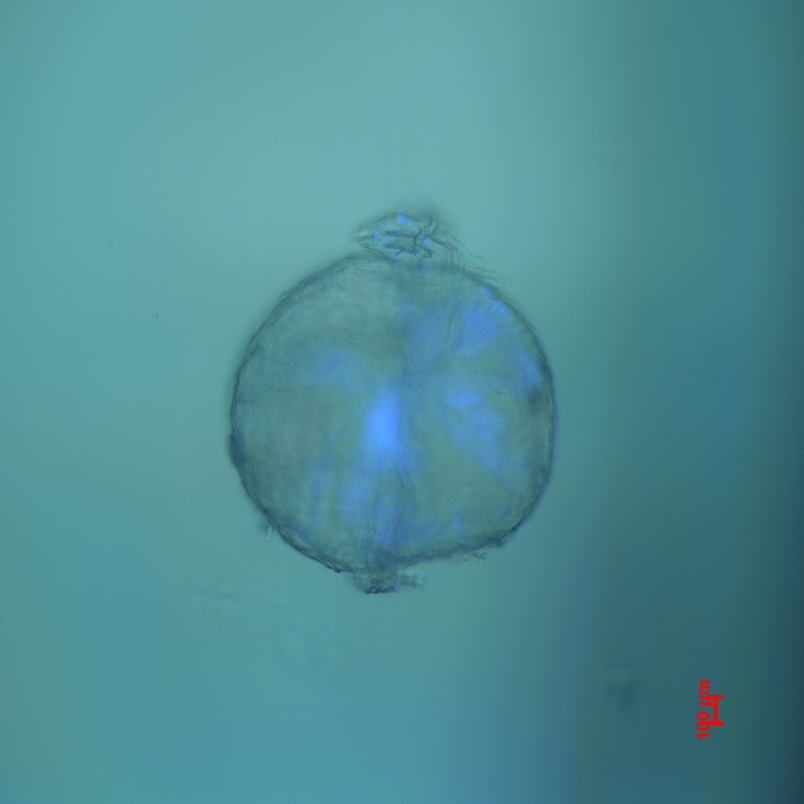
#> input picture dataset/M-DMMP- NaBF4-10-6M/M-DMMP- NaBF4-10-6M-1.jpg, 1608 x 1608 px (shown at 1/2 size); its folder holds only this picture in this run
$ python -i IRCS_cv_locator_sorted.py   (imports and definitions only)
#> lines starting #> are read from the running program, lines starting #| are printed output that depends on the picture; after the words box and inside, x2 and y2 are one past the last pixel; in counts of white or black regions, pixels touching at a corner belong together
#> in image_preprocessing, img is the input picture: shape (1608, 1608, 3); mean B, G, R 150.1, 141.5, 78.9
import math
from os import listdir
from os.path import join, isfile
import pathlib
import cv2
import logging
import sys

# 用于检测晶球位置和做对应剪裁
import numpy as np
from matplotlib import pyplot as plt

SUB_TRACK_OUTSIDE = True

def image_preprocessing():

    def find_circle_threshold_ver(image_path, TARGET_IMAGE_SIZE):
        # preprocess
        src = cv2.imread(image_path)
        # [13 lines of commented-out code are left out]
        no_background_img, img_with_bg_fill, circle_mask, bounding_rect = remove_background_and_find_radius(src)
        x, y, w, h = bounding_rect
        circle_diameter = max(w, h)
        print('circle diameter:', circle_diameter)

        gray = cv2.cvtColor(img_with_bg_fill, cv2.COLOR_BGR2GRAY)
        gaussian_blur = cv2.GaussianBlur(gray, (5, 5), 0)
        canny = cv2.Canny(gaussian_blur, 5, 15)
        canny = cv2.bitwise_and(canny, canny, mask=circle_mask)

        # use bounding box to crop the image
        offset = min(100, x, y)
        offset = offset - 100
        if SUB_TRACK_OUTSIDE:
            # offset = offset - 190
            offset = offset - 100
        cropped_img = src[y - offset:y + circle_diameter + offset, x - offset:x + circle_diameter + offset]
        cropped_canny = canny[y - offset:y + circle_diameter + offset, x - offset:x + circle_diameter + offset]
        cropped_no_bg = no_background_img[y - offset:y + circle_diameter + offset, x - offset:x + circle_diameter + offset]
        cropped_no_bg_fill = img_with_bg_fill[y - offset:y + circle_diameter + offset, x - offset:x + circle_diameter + offset]
        if SUB_TRACK_OUTSIDE:
            # future zoom in for rgb_zoom output
            offset = offset - 40
        cropped_img_future = src[y - offset:y + circle_diameter + offset, x - offset:x + circle_diameter + offset]

        # resize the image
        resized_img = cv2.resize(cropped_img, TARGET_IMAGE_SIZE)
        resized_canny = cv2.resize(cropped_canny, TARGET_IMAGE_SIZE)
        resized_no_bg = cv2.resize(cropped_no_bg, TARGET_IMAGE_SIZE)
        resized_no_bg_fill = cv2.resize(cropped_no_bg_fill, TARGET_IMAGE_SIZE)
        resized_cropped_img_future = cv2.resize(cropped_img_future, TARGET_IMAGE_SIZE)

        # generate a fix size circle mask
        circle_mask = np.zeros((TARGET_IMAGE_SIZE[1], TARGET_IMAGE_SIZE[0]), dtype='uint8')
        circle_mask = cv2.circle(circle_mask, (TARGET_IMAGE_SIZE[0] // 2, TARGET_IMAGE_SIZE[1] // 2), TARGET_IMAGE_SIZE[0] // 2, (255, 255, 255), -1)
        no_bg_fix_circle_mask = cv2.bitwise_and(resized_img, resized_img, mask=circle_mask)
        no_bg_fix_circle_mask_canny = cv2.bitwise_and(resized_canny, resized_canny, mask=circle_mask)

        # obtain hist fig
        fig = get_histogram(resized_img)
        no_bg_fig = get_histogram(no_background_img)
        no_bg_bin_fig = get_histogram_bin(no_background_img)

        no_circle_detection_original_img = src.copy()
        no_circle_detection_original_canny_img = cv2.Canny(no_circle_detection_original_img, 20, 25)

        return resized_img, resized_canny, fig, resized_no_bg, no_bg_fig, no_bg_bin_fig, resized_no_bg_fill, no_circle_detection_original_img, \
            no_circle_detection_original_canny_img, no_bg_fix_circle_mask, no_bg_fix_circle_mask_canny, resized_cropped_img_future

    # [6 lines left out: function mouse_call_back, not called in this run]

    def remove_background_and_find_radius(img, fill_with_mean_color=False):
        # preprocess
#> called with fill_with_mean_color = False
        hh, ww = img.shape[:2]
        gray = cv2.cvtColor(img, cv2.COLOR_BGR2GRAY)
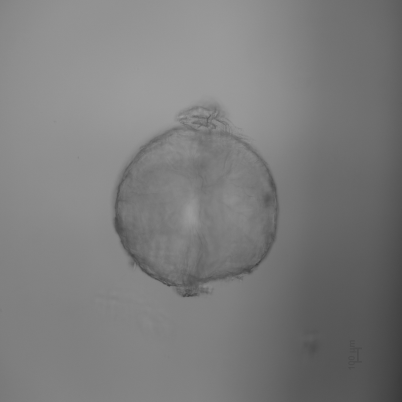
#> gray: shape (1608, 1608) (shown at 1/4 size); min 56, max 163, mean 123.8
        gaussian_blur = cv2.GaussianBlur(gray, (5, 5), 0)
        canny = cv2.Canny(gaussian_blur, 5, 15)
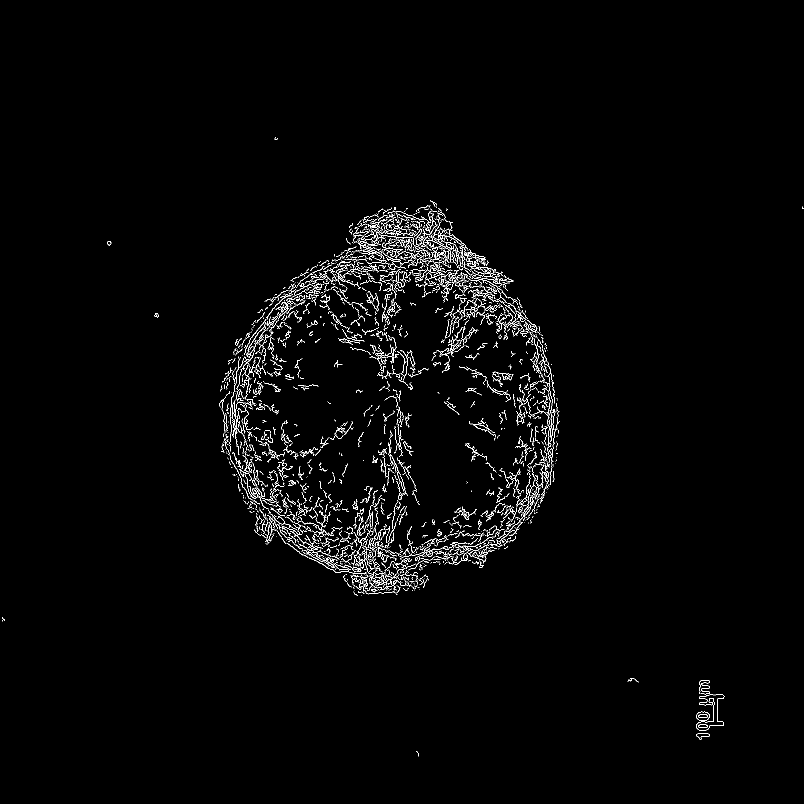
#> canny: shape (1608, 1608) (shown at 1/2 size); 1.6% white in thin lines or dots, all inside (x1, y1, x2, y2) = (4, 275, 1608, 1513)
        blur = cv2.blur(canny, (40, 40))
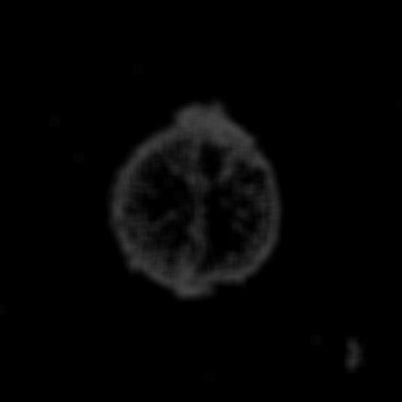
#> blur: shape (1608, 1608) (shown at 1/4 size); min 0, max 69, mean 4.1

        # get the (largest) contour
        contours = cv2.findContours(blur, cv2.RETR_EXTERNAL, cv2.CHAIN_APPROX_SIMPLE)
#> contours = 9 contours; largest, box (x1, y1, x2, y2) and area: (420, 383, 1138, 1211) 436210, (1373, 1341, 1468, 1499) 12306, (1237, 1338, 1295, 1383) 2442, (196, 463, 242, 510) 2046, (291, 608, 337, 654) 2003
        contours = contours[0] if len(contours) == 2 else contours[1]
        big_contour = max(contours, key=cv2.contourArea)
#> big_contour = contour of 829 points, box (x1, y1, x2, y2) (420, 383, 1138, 1211), area 436210
        bounding_rect = cv2.boundingRect(big_contour)
#> bounding_rect = (420, 383, 718, 828)

        # generate the mask
        mask = np.zeros((hh, ww), dtype='uint8')
        cv2.drawContours(mask, [big_contour], 0, (255, 255, 255), cv2.FILLED)
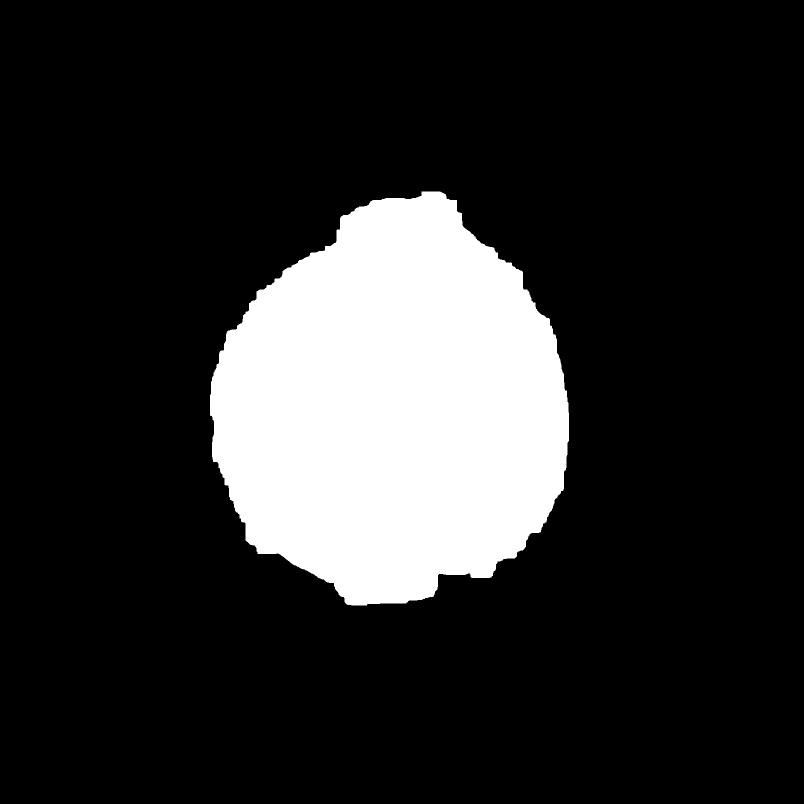
#> mask: shape (1608, 1608) (shown at 1/2 size); 16.9% white; 1 white region, box (x1, y1, x2, y2) and area: (420, 383, 1138, 1211) 437489

        # ask user to click on circle center
        cv2.namedWindow('win', cv2.WINDOW_NORMAL)
        i = [0, 0, 0]
        cv2.setMouseCallback('win', mouse_call_back, i)
        cv2.imshow('win', img)
        while i[0] < 1:
            cv2.waitKey(1)

        # check if a mask is circle shape
        # M = cv2.moments(mask)
        # cx = int(M['m10'] / M['m00'])
        # cy = int(M['m01'] / M['m00'])
        cx = i[1]
        cy = i[2]
        radius = [math.sqrt((contour_point[0][0] - cx)**2 + (contour_point[0][1] - cy)**2) for contour_point in big_contour]
        mean_radius = np.mean(radius)
        std_radius = np.std(radius)

        # clean contour point based on gaussian distribution
        clean_contour = np.array([contour_point for contour_point in big_contour if math.sqrt((contour_point[0][0] - cx)**2 + (contour_point[0][1] - cy)**2) - mean_radius < std_radius])

        # create new mask based on clean contour
        clean_mask = np.zeros((hh, ww), dtype='uint8')
        cv2.drawContours(clean_mask, [clean_contour], 0, (255, 255, 255), cv2.FILLED)

        # recalculate the moments and radius
        M = cv2.moments(clean_mask)
        cx = int(M['m10'] / M['m00'])
        cy = int(M['m01'] / M['m00'])
        new_radius = [math.sqrt((contour_point[0][0] - cx) ** 2 + (contour_point[0][1] - cy) ** 2) for contour_point in clean_contour]
        new_mean_radius = np.mean(new_radius)
        new_std_radius = np.std(new_radius)

        # create circle mask
        circle_mask = np.zeros((hh, ww), dtype='uint8')
        circle_mask = cv2.circle(circle_mask, (cx, cy), int(new_mean_radius), (255, 255, 255), -1)
        # circle_mask_result = cv2.bitwise_and(img, img, mask=circle_mask)
        # cv2.imshow('circle_mask_result', circle_mask_result)
        # cv2.waitKey(0)

        mean_color = cv2.mean(img)
        result_with_bg_fill = cv2.bitwise_and(img, img, mask=circle_mask)
        result_with_bg_fill[np.where((result_with_bg_fill == [0, 0, 0]).all(axis=2))] = [mean_color[0], mean_color[1], mean_color[2]]

        result = cv2.bitwise_and(img, img, mask=circle_mask)
        # cv2.imshow('result', result)
        # cv2.waitKey()

        # get the (largest) contour
        contours = cv2.findContours(circle_mask, cv2.RETR_EXTERNAL, cv2.CHAIN_APPROX_SIMPLE)
        contours = contours[0] if len(contours) == 2 else contours[1]
        big_contour = max(contours, key=cv2.contourArea)
        bounding_rect = cv2.boundingRect(big_contour)

        #generate return mask
        circle_mask = np.zeros((hh, ww), dtype='uint8')
        circle_mask = cv2.circle(circle_mask, (cx, cy), int(new_mean_radius)-5, (255, 255, 255), -1)
        return result, result_with_bg_fill, circle_mask, bounding_rect


    # [26 lines left out: functions get_histogram, get_histogram_bin, not called in this run]


    print('cv_locator start')
    TARGET_IMAGE_SIZE = (1000, 1000)
    path_dir = './dataset'
    data_dir = pathlib.Path(path_dir)
    image_count = len(list(data_dir.glob('*/*.jpg')))
    print(str(image_count) + 'images found')
    for path in data_dir.glob('*/*.jpg'):
        print('processing ' + str(path))
        img = cv2.imread(str(path))
        image_name = path.name
        # if image_name == 'M-DMMP-DMMP-10-3M-1.jpg':
        #     print('Bad Image Detected, wont process')
        #     continue
        if img.shape[0] < 500:
            continue
        resized_img, bounding_rect, ax, no_background_img, no_bg_ax, no_bg_bin_ax, img_with_bg_fill, \
        no_circle_detection_original_img, no_circle_detection_original_canny_img, no_bg_fix_circle_mask, \
        no_bg_fix_circle_mask_canny, resized_cropped_img_future = find_circle_threshold_ver(str(path), TARGET_IMAGE_SIZE)
        # [10 lines of commented-out code are left out]
        cv2.imwrite('./output/rgb/{0}'.format(image_name), resized_img)
        cv2.imwrite('./output/rgb_no_circle_det/{0}'.format(image_name), no_circle_detection_original_img)
        cv2.imwrite('./output/canny/{0}'.format(image_name), bounding_rect)
        cv2.imwrite('./output/canny_no_circle_det/{0}'.format(image_name), no_circle_detection_original_canny_img)
        cv2.imwrite('./output/no_bg/{0}'.format(image_name), no_background_img)
        cv2.imwrite('./output/no_bg_fill/{0}'.format(image_name), img_with_bg_fill)
        cv2.imwrite('./output/no_bg_fix_circle_mask/{0}'.format(image_name), no_bg_fix_circle_mask)
        cv2.imwrite('./output/no_bg_fix_circle_mask_canny/{0}'.format(image_name), no_bg_fix_circle_mask_canny)
        cv2.imwrite('./output/rgb_zoom/{0}'.format(image_name),resized_cropped_img_future)
        ax.figure.savefig('./output/hist/{0}'.format(image_name))
        no_bg_ax.figure.savefig('./output/no_bg_hist/{0}'.format(image_name))
        no_bg_bin_ax.figure.savefig('./output/no_bg_bin_hist/{0}'.format(image_name))

    # [14 lines of commented-out code are left out]

>>> result = image_preprocessing()

$ run again, on dataset/M-DMMP-DMMP-10-3M/M-DMMP-DMMP-10-3M-1.jpg
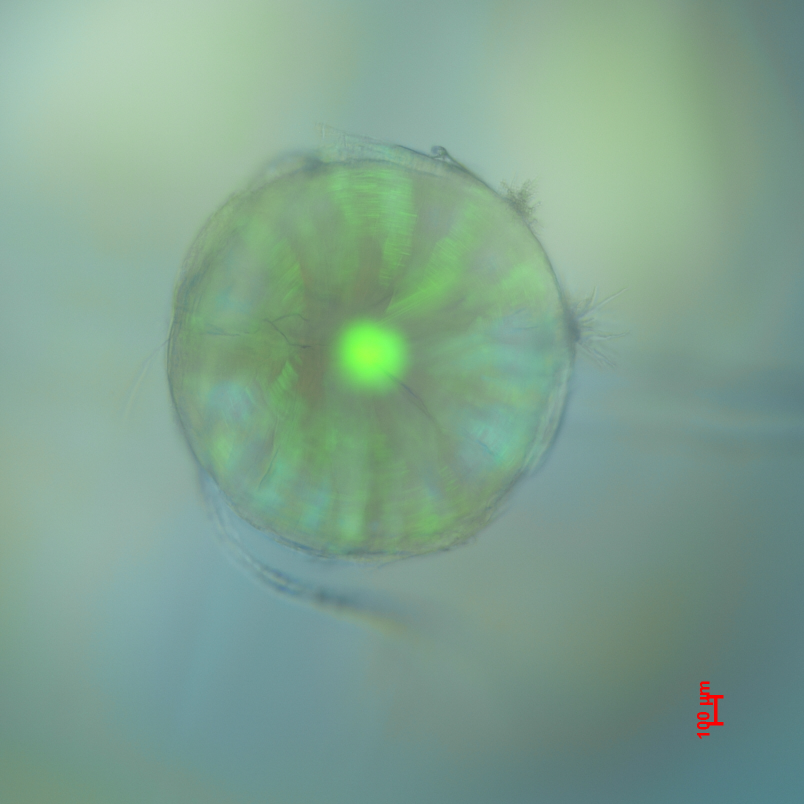
#> input picture dataset/M-DMMP-DMMP-10-3M/M-DMMP-DMMP-10-3M-1.jpg, 1608 x 1608 px (shown at 1/2 size)
#> in image_preprocessing, img is the input picture: shape (1608, 1608, 3); mean B, G, R 143.5, 161.9, 127.9
#> in remove_background_and_find_radius, `canny = cv2.Canny(gaussian_blur, 5, 15)`:
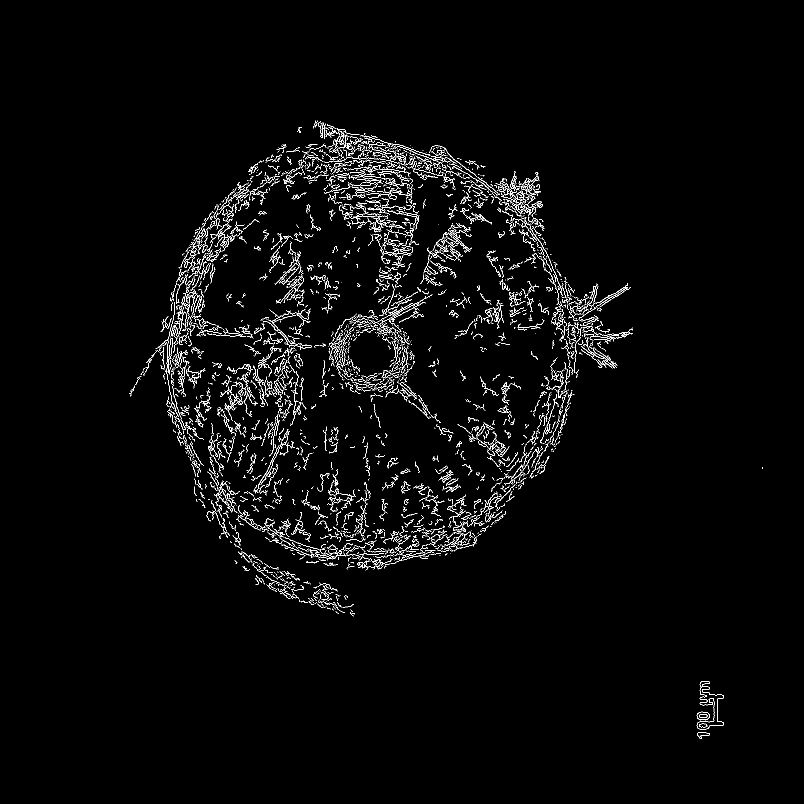
#> canny: shape (1608, 1608) (shown at 1/2 size); 2.3% white in thin lines or dots, all inside (x1, y1, x2, y2) = (258, 241, 1526, 1478)
#> contours = 3 contours; box (x1, y1, x2, y2) and area: (241, 223, 1285, 1252) 687721, (1375, 1343, 1467, 1497) 11776, (1506, 918, 1545, 956) 1406
#> big_contour = contour of 1163 points, box (x1, y1, x2, y2) (241, 223, 1285, 1252), area 687721
#> bounding_rect = (241, 223, 1044, 1029)
#> in remove_background_and_find_radius, `cv2.drawContours(mask, [big_contour], 0, (255, 255, 255), cv2.FILLED)`:
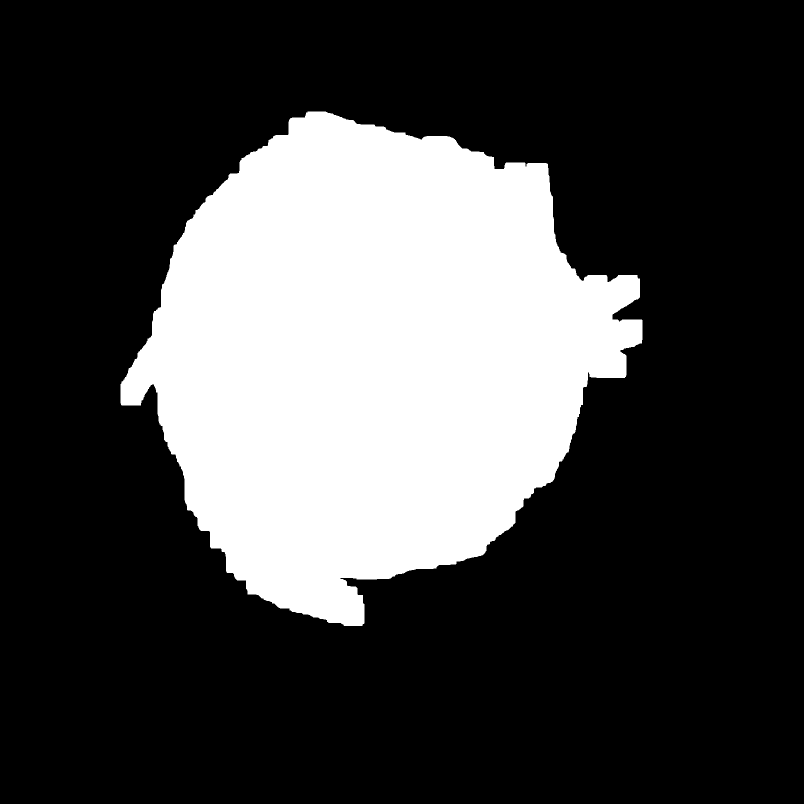
#> mask: shape (1608, 1608) (shown at 1/2 size); 26.7% white; 1 white region, box (x1, y1, x2, y2) and area: (241, 223, 1285, 1252) 689611

$ run again, on dataset/M-DMMP- NaBF4-10-6M/M-DMMP- NaBF4-10-6M-2.jpg
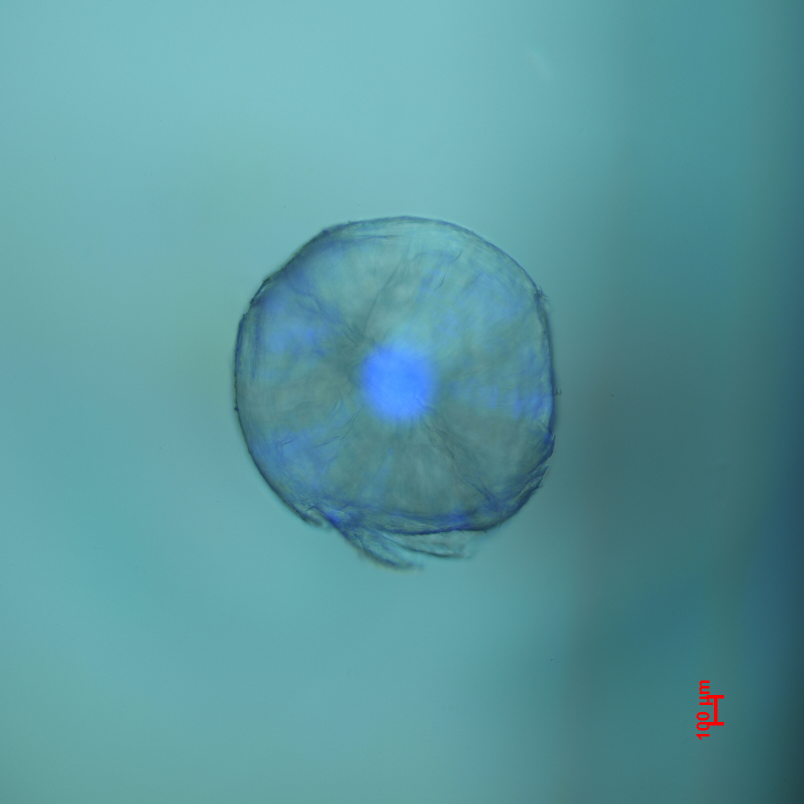
#> input picture dataset/M-DMMP- NaBF4-10-6M/M-DMMP- NaBF4-10-6M-2.jpg, 1608 x 1608 px (shown at 1/2 size)
#> in image_preprocessing, img is the input picture: shape (1608, 1608, 3); mean B, G, R 157.5, 151.4, 90.4
#> in remove_background_and_find_radius, `canny = cv2.Canny(gaussian_blur, 5, 15)`:
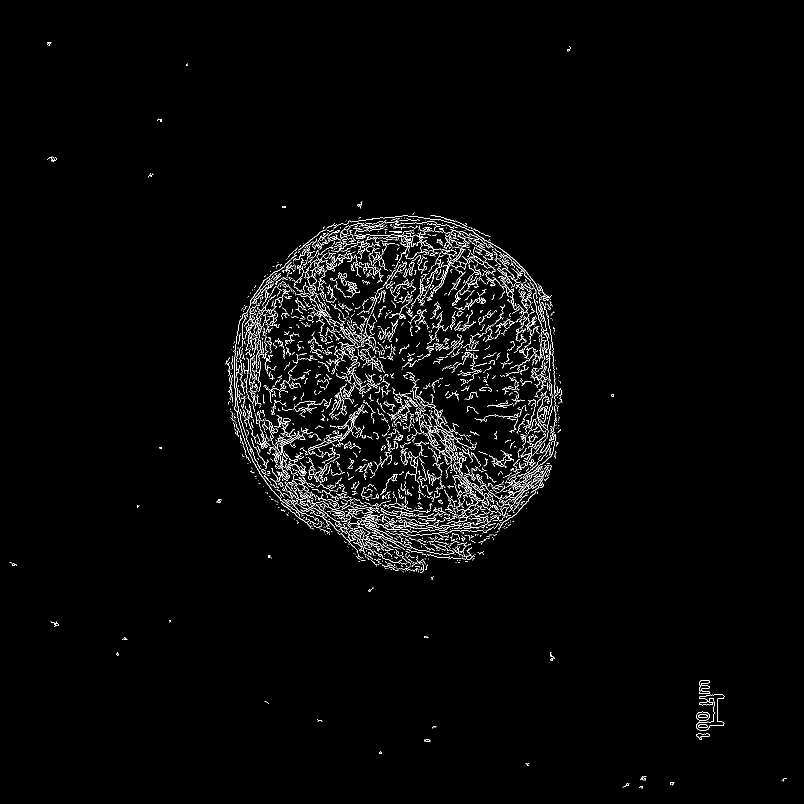
#> canny: shape (1608, 1608) (shown at 1/2 size); 2.1% white in thin lines or dots, all inside (x1, y1, x2, y2) = (19, 84, 1574, 1577)
#> contours = 28 contours; largest, box (x1, y1, x2, y2) and area: (433, 386, 1144, 1203) 426926, (1374, 1341, 1468, 1499) 12255, (1229, 1534, 1312, 1596) 4284, (830, 1434, 892, 1504) 3388, (214, 1257, 273, 1330) 3262
#> big_contour = contour of 740 points, box (x1, y1, x2, y2) (433, 386, 1144, 1203), area 426926
#> bounding_rect = (433, 386, 711, 817)
#> in remove_background_and_find_radius, `cv2.drawContours(mask, [big_contour], 0, (255, 255, 255), cv2.FILLED)`:
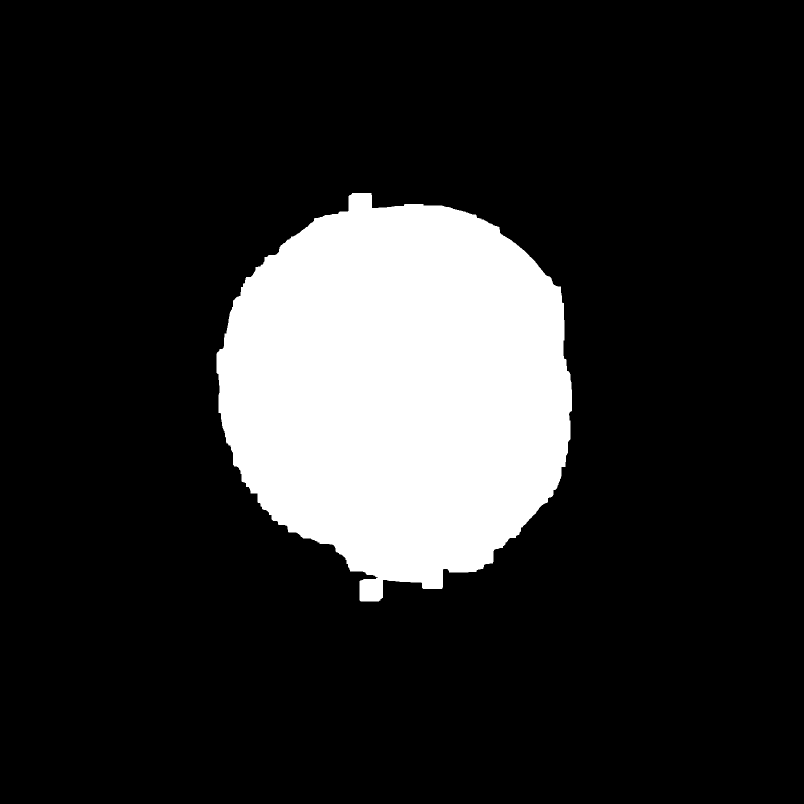
#> mask: shape (1608, 1608) (shown at 1/2 size); 16.6% white; 1 white region, box (x1, y1, x2, y2) and area: (433, 386, 1144, 1203) 428247
